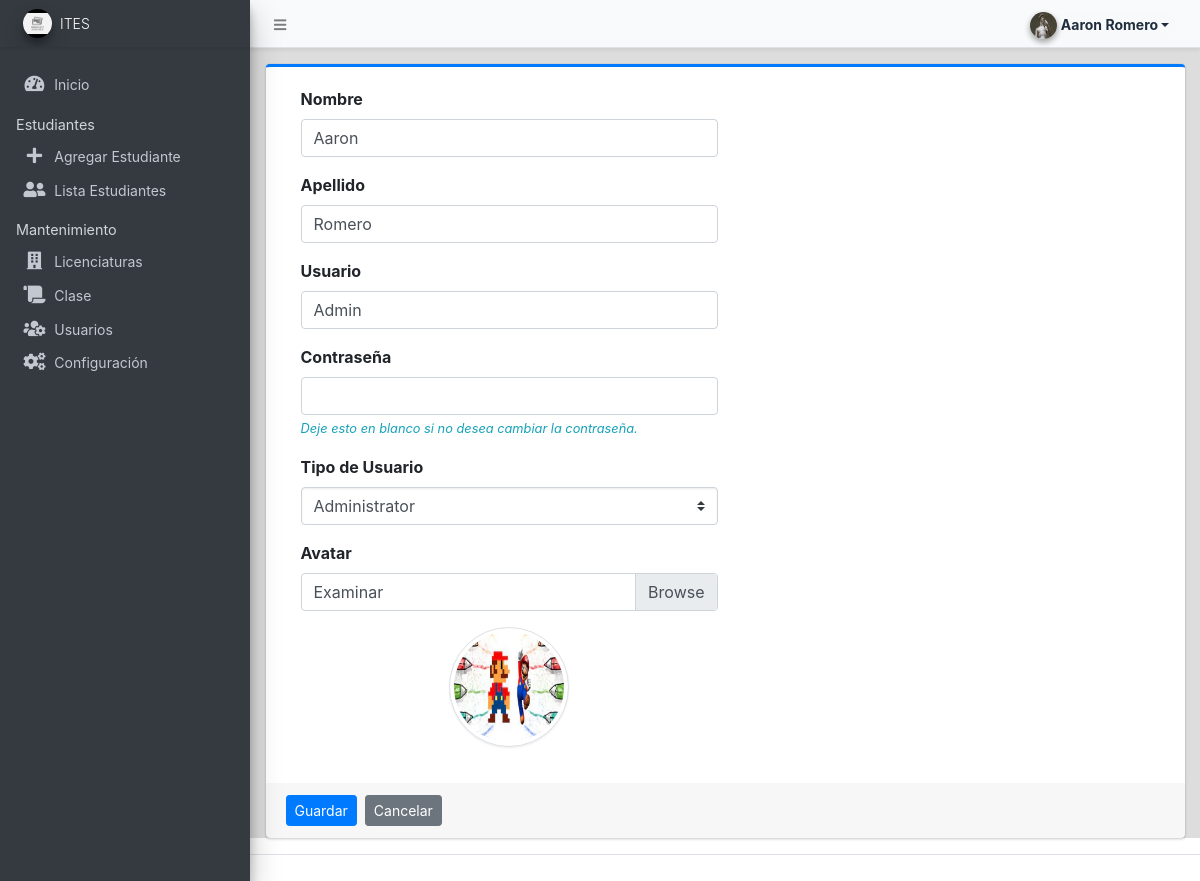
Screenshot of /admin/?page=user/manage_user&id=9 (signed in) with the database file from the repository.
### tables this page shows
CREATE TABLE `users` (
  `id` int NOT NULL,
  `firstname` varchar(250) NOT NULL,
  `middlename` text,
  `lastname` varchar(250) NOT NULL,
  `username` text NOT NULL,
  `password` text NOT NULL,
  `avatar` text,
  `last_login` datetime DEFAULT NULL,
  `type` tinyint(1) NOT NULL DEFAULT '0',
  `status` int NOT NULL DEFAULT '1' COMMENT '0=not verified, 1 = verified',
  `date_added` datetime NOT NULL DEFAULT CURRENT_TIMESTAMP,
  `date_updated` datetime DEFAULT NULL ON UPDATE CURRENT_TIMESTAMP
);

### config.php (called while the page is built, shortened)
<?php
function validate_image($file){
	if(!empty($file)){
        $ex = explode('?',$file);
        $file = $ex[0];
        $param =  isset($ex[1]) ? '?'.$ex[1]  : '';
		if(is_file(base_app.$file)){
			return base_url.$file.$param;
		}else{
			return base_url.'dist/img/no-image-available.png';
		}
	}else{
		return base_url.'dist/img/no-image-available.png';
	}
}
?>

### admin/user/manage_user.php (the view, shortened to what this page needs)
<?php
if (isset($_GET['id']) && $_GET['id'] > 0) {
	$user = $conn->query("SELECT * FROM users where id ='{$_GET['id']}'");
	foreach ($user->fetch_array() as $k => $v) {
		$meta[$k] = $v;
	}
}
?>
<div class="card card-outline card-primary">
	<div class="card-body">
		<div class="container-fluid">
			<form action="" id="manage-user">
				<div class="form-group col-6">
					<label for="name">Nombre</label>
					<input type="text" name="firstname" id="firstname" class="form-control" value="<?php echo isset($meta['firstname']) ? $meta['firstname'] : '' ?>" required>
				</div>
				<div class="form-group col-6">
					<label for="name">Apellido</label>
					<input type="text" name="lastname" id="lastname" class="form-control" value="<?php echo isset($meta['lastname']) ? $meta['lastname'] : '' ?>" required>
				</div>
				<div class="form-group col-6">
					<label for="username">Usuario</label>
					<input type="text" name="username" id="username" class="form-control" value="<?php echo isset($meta['username']) ? $meta['username'] : '' ?>" required autocomplete="off">
				</div>
				<div class="form-group col-6">
					<label for="password">Contraseña</label>
					<input type="password" name="password" id="password" class="form-control" value="" autocomplete="off" <?php echo isset($meta['id']) ? "" : 'required' ?>>
					<?php if (isset($_GET['id'])) : ?>
						<small class="text-info"><i>Deje esto en blanco si no desea cambiar la contraseña.</i></small>
					<?php endif; ?>
				</div>
				<div class="form-group col-6">
					<label for="type">Tipo de Usuario</label>
					<select name="type" id="type" class="custom-select" required>
						<option value="1" <?php echo isset($meta['type']) && $meta['type'] == 1 ? 'selected' : '' ?>>Administrator</option>
					</select>
				</div>
				<div class="form-group col-6">
					<label for="" class="control-label">Avatar</label>
					<div class="custom-file">
						<label class="custom-file-label" for="customFile">Examinar</label>
					</div>
				</div>
				<div class="form-group col-6 d-flex justify-content-center">
					<img src="<?php echo validate_image(isset($meta['avatar']) ? $meta['avatar'] : '') ?>" alt="" id="cimg" class="img-fluid img-thumbnail">
				</div>
			</form>
		</div>
	</div>
	<div class="card-footer">
		<div class="col-md-12">
			<div class="row">
				<button class="btn btn-sm btn-primary mr-2" form="manage-user">Guardar</button>
				<a class="btn btn-sm btn-secondary" href="./?page=user/list">Cancelar</a>
			</div>
		</div>
	</div>
</div>

### admin/user/manage_user.php (style rules this page uses)
img#cimg { height: 15vh; width: 15vh; object-fit: cover; border-radius: 100% 100%; }

### rows the page displays
users: firstname "Aaron", lastname "Romero", username "Admin", type "Administrator", avatar (picture)

### other values shown
$_settings->info('short_name') "ITES"
